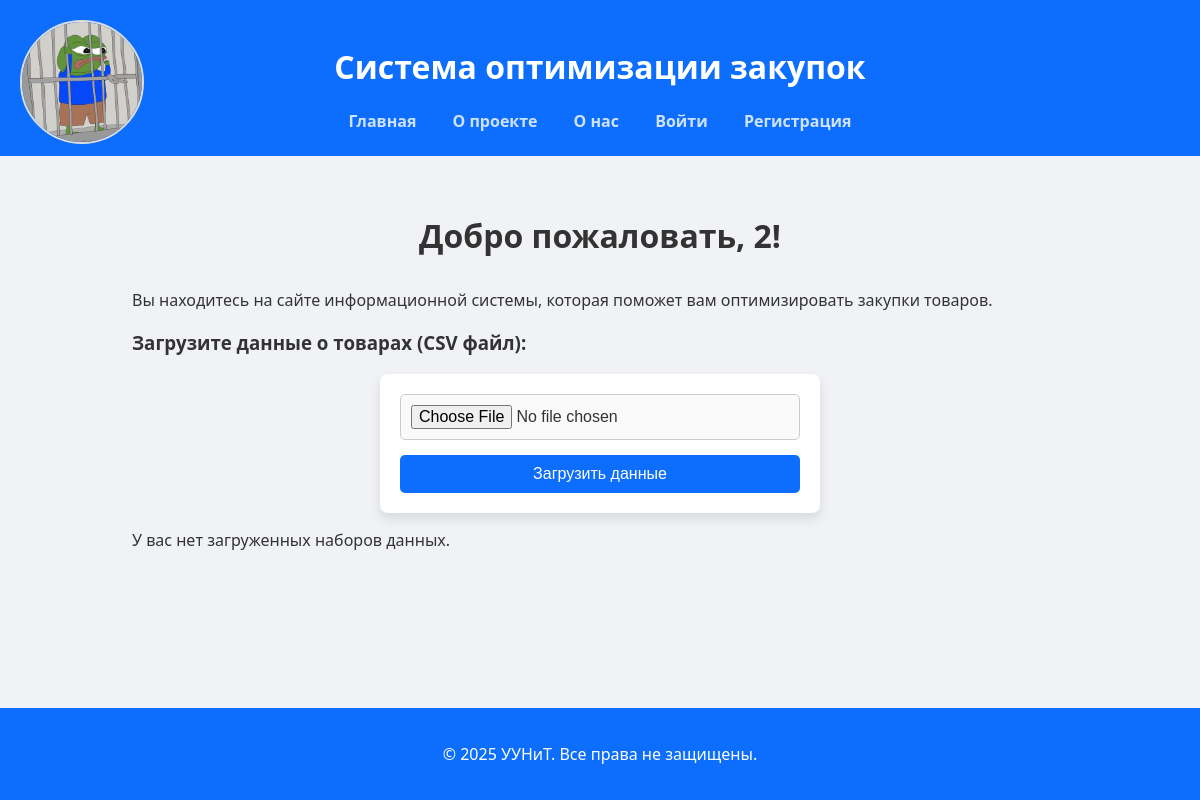
/ (signed in), run on an earlier commit of the app's database.
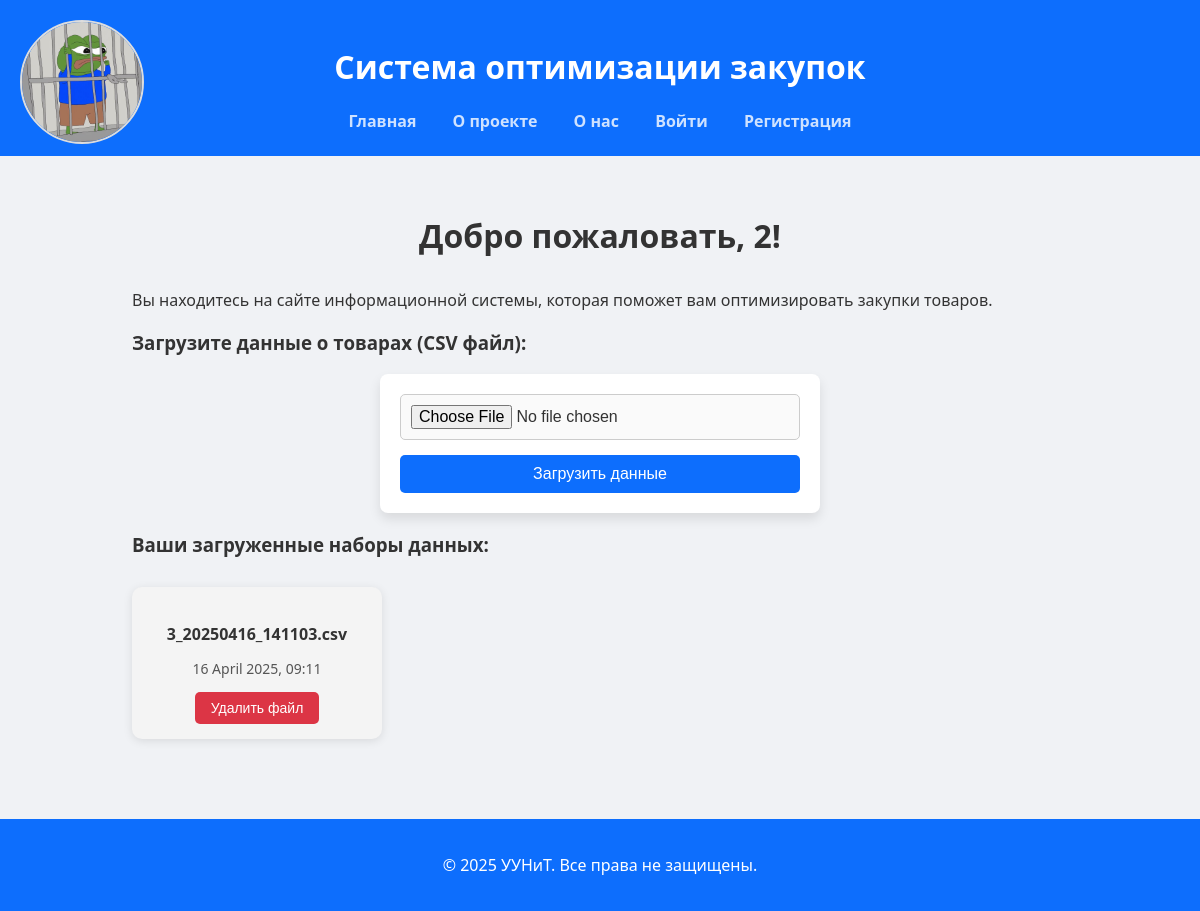
And on a later commit of the database.
### database/models.py (models this page shows, shortened)
class DataFile(db.Model):
    id = db.Column(db.Integer, primary_key=True)
    user_id = db.Column(db.Integer, db.ForeignKey('user.id'), nullable=False)
    file_name = db.Column(db.String(255), nullable=False)
    file_path = db.Column(db.String(255), nullable=False)  # путь к файлу на сервере
    created_at = db.Column(db.DateTime, default=datetime.utcnow)
    reports = db.relationship('OptimizationReport', backref='data_file', lazy=True)

### routes.py (the view)
def index():
    if 'id' in session:
        data_files = DataFile.query.filter_by(user_id=session['id']).all()  # Получаем все файлы для текущего пользователя
        reports = OptimizationReport.query.filter_by(user_id=session['id']).all()  # Получаем все отчеты для пользователя
        return render_template('index.html', data_files=data_files, reports=reports)
    return render_template('index.html')

### templates/index.html (shortened to what this page needs)
<!DOCTYPE html>
<html lang="ru">
<head>
    <link rel="stylesheet" href="{{ url_for('static', filename='css/base.css') }}">
    <link rel="stylesheet" href="{{ url_for('static', filename='css/dropdown.css') }}">
    <link rel="stylesheet" href="{{ url_for('static', filename='css/card.css') }}">
    <link rel="stylesheet" href="{{ url_for('static', filename='css/modal.css') }}">
    <link rel="stylesheet" href="{{ url_for('static', filename='css/download.css') }}">
    <link rel="stylesheet" href="{{ url_for('static', filename='css/base.css') }}">
</head>
<body>
<header>
    <h1>Система оптимизации закупок</h1>
    <nav>
        <a href="{{ url_for('index') }}">Главная</a>
        <a href="{{ url_for('about') }}">О проекте</a>
        <a href="{{ url_for('team') }}">О нас</a>
        <a href="{{ url_for('login') }}" class="auth">Войти</a>
        <a href="{{ url_for('register') }}" class="auth">Регистрация</a>
        {% if session.get('username') %}
        <div class="profile-dropdown">
            <img src="{{ url_for('static', filename='images/profile.jpg') }}" alt="Профиль" class="profile-icon">
        </div>
        {% endif %}
    </nav>
</header>
<main>
    <section class="intro">
        {% if session.get('username') %}
        <h2>Добро пожаловать, {{ session['username'] }}!</h2>
        <p>Вы находитесь на сайте информационной системы, которая поможет вам оптимизировать закупки товаров.</p>
        <h3>Загрузите данные о товарах (CSV файл):</h3>
        <form action="{{ url_for('upload_data') }}" method="POST" enctype="multipart/form-data">
            <input type="file" name="data_file" required>
            <button type="submit">Загрузить данные</button>
        </form>
        {% if data_files %}
        <h3>Ваши загруженные наборы данных:</h3>
        <div class="file-cards">
            {% for file in data_files %}
            <div class="file-card" onclick="openModal({{ file.id }}, '{{ file.file_name }}')">
                <h4>{{ file.file_name }}</h4>
                <p class="date">{{ file.created_at.strftime('%d %B %Y, %H:%M') }}</p>
                <button class="delete-report-btn" onclick="confirmDelete({{ file.id }}, '{{ file.file_name }}')">Удалить файл</button>
            </div>
            {% endfor %}
        </div>
        {% else %}
        <p>У вас нет загруженных наборов данных.</p>
        {% endif %}
        {% else %}
        <h2>Добро пожаловать! Пожалуйста, войдите в аккаунт или зарегистрируйтесь, чтобы начать.</h2>
        <p>Чтобы использовать функциональность системы (расчёт оптимального пополнения запасов и просмотр результатов), пожалуйста, войдите в аккаунт или зарегистрируйтесь.</p>
        {% endif %}
    </section>
</main>
<footer>
    <p>&copy; 2025 УУНиТ. Все права не защищены.</p>
</footer>
</body>
</html>

### static/css/base.css (style rules this page uses)
html, body { font-family: 'Segoe UI', sans-serif; height: 100%; margin: 0; padding: 0; background: #f0f2f5; color: #333; display: flex; flex-direction: column; }
header { background: #0d6efd; color: white; padding: 1.5rem; text-align: center; }
nav { margin-top: 0.5rem; }
nav a { margin: 0 1rem; color: #ffffffcc; text-decoration: none; font-weight: bold; transition: color 0.2s ease; }
main { flex: 1; padding: 2rem; max-width: 1000px; margin: auto; width: 100%; box-sizing: border-box; }
main h2 { text-align: center; font-size: 2rem; font-weight: bold; margin-bottom: 2rem; }
footer { background: #0d6efd; color: white; text-align: center; padding: 1.2rem; margin-top: 3rem; }

### static/css/dropdown.css (style rules this page uses)
.profile-dropdown { position: absolute; top: 20px; left: 20px; display: inline-block; cursor: pointer; }
.profile-icon { width: 120px; height: 120px; border-radius: 50%; object-fit: cover; border: 2px solid #ddd; }

### static/css/card.css (style rules this page uses)
.file-cards { display: flex; flex-wrap: wrap; gap: 20px; margin-top: 30px; }
.file-card { width: 220px; padding: 15px; background-color: #f4f4f4; border-radius: 10px; box-shadow: 0 2px 10px rgba(0, 0, 0, 0.1); text-align: center; transition: transform 0.2s ease, box-shadow 0.3s ease; cursor: pointer; }
.file-card h4 { font-size: 16px; margin-bottom: 10px; font-weight: bold; }
.file-card p { font-size: 14px; color: #555; }
.file-card .delete-report-btn { padding: 8px 16px; background-color: #dc3545; color: white; border: none; border-radius: 5px; cursor: pointer; font-size: 14px; transition: background-color 0.3s ease; }

### static/css/download.css (style rules this page uses)
form { margin-top: 30px; display: flex; flex-direction: column; gap: 15px; max-width: 400px; margin: auto; background: white; padding: 20px; border-radius: 8px; box-shadow: 0 6px 12px rgba(0, 0, 0, 0.1); }
form input[type="file"] { padding: 10px; border-radius: 5px; border: 1px solid #ccc; font-size: 16px; cursor: pointer; background-color: #fafafa; transition: background-color 0.3s ease; }
form button { padding: 10px; background-color: #0d6efd; color: white; font-size: 16px; border: none; border-radius: 5px; cursor: pointer; transition: background-color 0.3s ease; }

What changed in the data, as far as the page shows it:
added DataFile: file_name "3_20250416_141103.csv", created_at "16 April 2025, 09:11"
Also different on the page:
text no longer shown: "У вас нет загруженных наборов данных."
text now shown: "Ваши загруженные наборы данных:"
